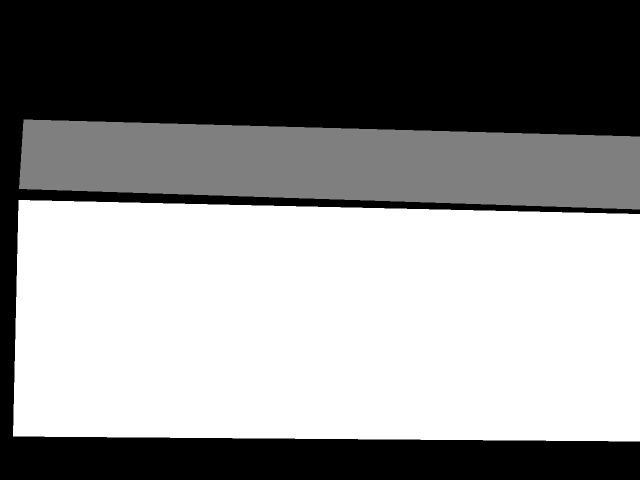
#> input picture segmentation/annotations/img00.png, 1280 x 960 px, given in place of 0GD3EH8SIE_0.jpg, which was not available (shown at 1/2 size)
$ jupyter execute --allow-errors fortnite_create_dataset_448.ipynb   (shell and % lines are left out)   (text cells are left out)
#> lines starting #> are read from the running program, lines starting #| are printed output that depends on the picture; after the words box and inside, x2 and y2 are one past the last pixel; in counts of white or black regions, pixels touching at a corner belong together; pictures that were not available may be replaced by others from this repository, and a replacement may not be noted
### segmentation/fortnite/utils_segmentation.py
import imgaug as ia
import imgaug.augmenters as iaa
import numpy as np
import matplotlib.pyplot as plt
import cv2


# [28 lines left out: functions create_annotations, augment_seg, not called in this run]

def augmentation_images(images,annotations,img_path,annot_path):
    """
    images = glob.glob('images_train_2/*.png')
    annotations = glob.glob('annotations_train_2/*.png')
    """

#     img_path = images[0].split('/')[:2]
#     annot_path = annotations[0].split('/')[:2]

    for i,s in zip(images,annotations):

        fname = i.split('/')[-1].split('.')[0]
        img = cv2.imread(i)
        seg = cv2.imread(s)

        for n in range(20):

            # crop augmentation
            bnds = np.random.randint(5,40,4)
            seq_crop = iaa.Sequential([iaa.Crop(px=tuple(bnds))])
            img_aug, seg_aug = augment_seg(img,seg,seq_crop)
            cv2.imwrite( img_path + '/'+fname+'_crop'+str(n)+'.png',img_aug)
            cv2.imwrite(annot_path+'/'+fname+'_crop'+str(n)+'.png',seg_aug)

            # rotate augmentation
            seq_rotate = iaa.Sequential([iaa.Affine(rotate=(-10,10))])
            img_aug, seg_aug = augment_seg(img,seg,seq_rotate)
            cv2.imwrite(img_path+'/'+fname+'_rotate'+str(n)+'.png',img_aug)
            cv2.imwrite(annot_path+'/'+fname+'_rotate'+str(n)+'.png',seg_aug)

            # scale augmentation
            seq_scale = iaa.Sequential([iaa.Affine(scale={"x": (0.8, 1.2), "y": (0.8, 1.2)})])
            img_aug, seg_aug = augment_seg(img,seg,seq_scale)
            cv2.imwrite(img_path+'/'+fname+'_scale'+str(n)+'.png',img_aug)
            cv2.imwrite(annot_path+'/'+fname+'_scale'+str(n)+'.png',seg_aug)

            # blur augmentation
            seq_blur = iaa.Sequential([iaa.GaussianBlur(sigma=(0, 3.0))])
            img_aug, seg_aug = augment_seg(img,seg,seq_blur)
            cv2.imwrite(img_path+'/'+fname+'_blur'+str(n)+'.png',img_aug)
            cv2.imwrite(annot_path+'/'+fname+'_blur'+str(n)+'.png',seg_aug)

# [266 lines left out: functions find_segments, crop_rect, detect_classes, build_hist, analysis, bb_intersection_over_union and 2 more, not called in this run]

### segmentation/fortnite/fortnite_create_dataset_448.ipynb
[cell 1]
from keras_segmentation.models import unet
import numpy as np
import matplotlib.pyplot as plt
import cv2
import pandas as pd
import re
import glob
from utils_segmentation import bb_intersection_over_union, build_hist, augmentation_images
import numpy as np

[cell 2]
#resize - (N,N)
N=448

[cell 3]
# data = pd.read_csv('data_fortnite.csv')
data = pd.read_csv('data_fortnite.csv')
#> (reads segmentation/fortnite/data_fortnite.csv from the repository)
#> further down, img is the input picture: shape (960, 1280, 3); min 0, max 2, mean 1.09
#> after the loop `for cl in F['labels']:`:
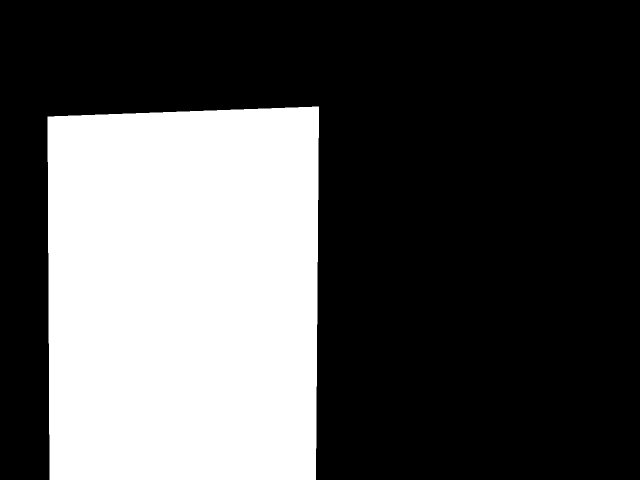
#> mask: shape (960, 1280, 3) float64 (shown at 1/2 size); values 0 (black) and 1 (white), 32.3% white; 1 white region, box (x1, y1, x2, y2) and area: (95, 213, 638, 960) 396496
#> pass 2 of the loop `for f in data.fname.unique():`:
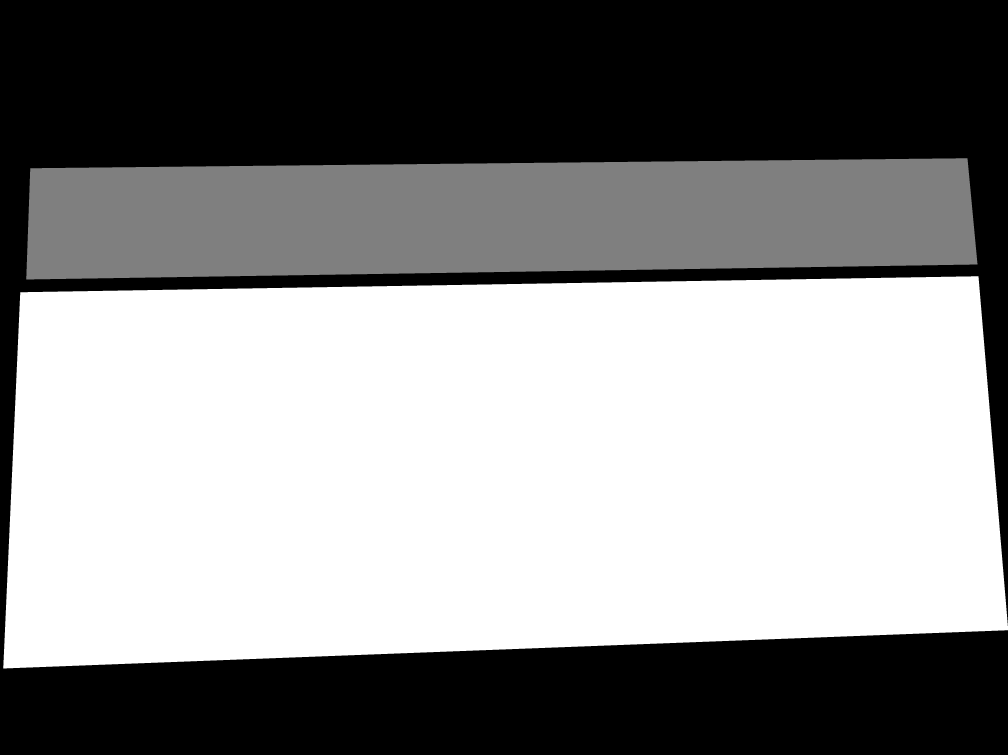
#> input picture segmentation/annotations/img02.png, 4032 x 3019 px, given in place of 0GD3EH8SIE_1.jpg, which was not available (shown at 1/4 size)
#> img is the input picture: shape (3019, 4032, 3); min 0, max 2, mean 1.08
#> after the loop `for cl in F['labels']:`:
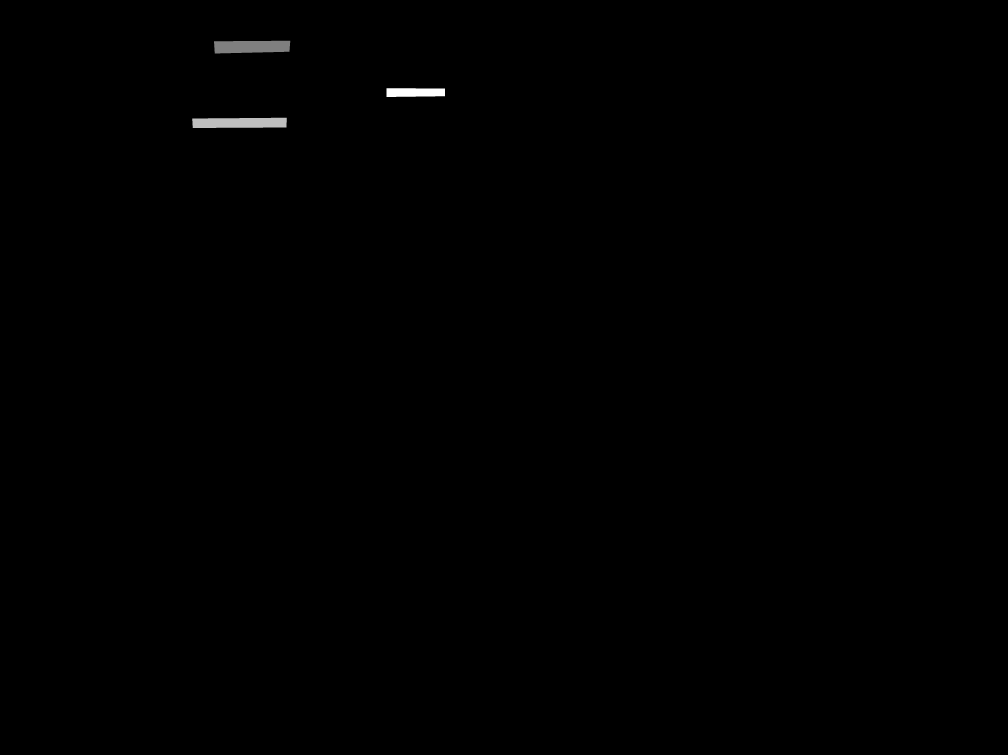
#> mask: shape (3019, 4032, 3) float64 (shown at 1/4 size); min 0, max 4, mean 0.00842; drawn with min black and max white
data.head()

[cell 4]
data.labels.unique()

[cell 5]
data.labels = data.labels.apply(lambda x: 7 if x==8 else x)

[cell 6]
n_cl = data.labels.unique().shape[0]

[cell 7]
n_cl

#> (a cell that did not finish here is left out)

[cell 9]
f_name = 'data_448/img/0GD3EH8SIE_0.jpg'
#> f_name = 'data_448/img/0GD3EH8SIE_0.jpg'
#> `img_r = cv2.resize(img, (N,N))`:
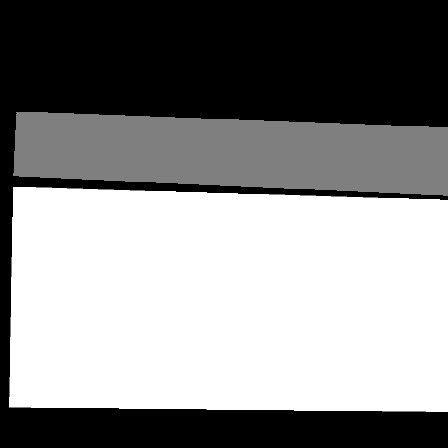
#> img_r: shape (448, 448, 3); min 0, max 2, mean 1.09; drawn with min black and max white
m_name = 'data_448/annotations/0GD3EH8SIE_0.png'
img = cv2.imread(f_name)
msk = cv2.imread(m_name)
plt.subplot(1,2,1)
plt.imshow(img)
plt.subplot(1,2,2)
#> (the rest of this cell did not finish here and is left out)

[cell 10]
files = glob.glob('data_448/img/*.jpg')
row = len(files)

[cell 11]
i=1
plt.figure(figsize=(16,60))
#> (the rest of this cell did not finish here and is left out)

#> (a cell that did not finish here is left out)

[cell 13]
img_path = 'data_448/images_train/'
annot_path = 'data_448/annotations_train/'
images = glob.glob('data_448/images_train/*.png')
annotations = glob.glob('data_448/annotations_train/*.png')
augmentation_images(images,annotations,img_path,annot_path)
#> (the call stopped at in augmentation_images, `seq_crop = iaa.Sequential([iaa.Crop(px=tuple(bnds))])`: imgaug is not available in this run)

[cell 14]
# ACDD33A017_1.jpg  type_1
# ACDD33A017_0.jpg  type_2
# D5BYODK0RQ_0.jpg  type_3
# KJPCNUM8J0_1.jpg  type_5

#> (a cell that did not finish here is left out)

#> (a cell that did not finish here is left out)

#> (a cell that did not finish here is left out)

#> (a cell that did not finish here is left out)

#> (a cell that did not finish here is left out)

#> (a cell that did not finish here is left out)

[cell 21]
# file from alexandr
# select images from folder
# calc accuracy

#> (a cell that did not finish here is left out)

[cell 23]
test_data = pd.read_csv('data_fortnite_test.csv')
#> (reads segmentation/fortnite/data_fortnite_test.csv from the repository)
